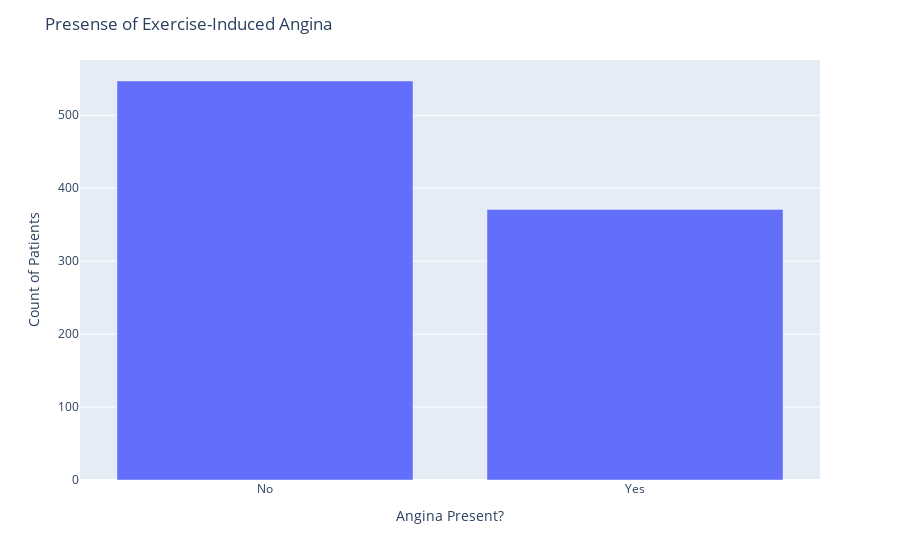

Write notebook code for a chart like this one.
### Markdown cell above
Most patients have a "normal" ECG test result. There are two categories that are therefore "abnormal".  If we combine the two abnormal groups, then we have a much closer split between normal and abnormal ECG readings.

### Code cell
fig = categorical_ct(df, 'ExerciseAngina')
fig.update_layout(
    title='Presense of Exercise-Induced Angina',
    xaxis_title="Angina Present?",
    yaxis_title="Count of Patients")

### Figure 1 — Plotly figure (JSON) as saved in the notebook; plotly's stock layout.template omitted (floating-point values rounded to 4 significant figures)
{"data": [{"alignmentgroup": "True", "hovertemplate": "x=%{x}<br>y=%{y}<extra></extra>", "legendgroup": "", "marker": {"color": "#636efa", "pattern": {"shape": ""}}, "name": "", "offsetgroup": "", "orientation": "v", "showlegend": false, "textposition": "auto", "type": "bar", "x": ["No", "Yes"], "xaxis": "x", "y": [547, 371], "yaxis": "y"}], "layout": {"barmode": "relative", "legend": {"tracegroupgap": 0}, "margin": {"t": 60}, "title": {"text": "Presense of Exercise-Induced Angina"}, "xaxis": {"anchor": "y", "domain": [0, 1], "title": {"text": "Angina Present?"}}, "yaxis": {"anchor": "x", "domain": [0, 1], "title": {"text": "Count of Patients"}}}}
